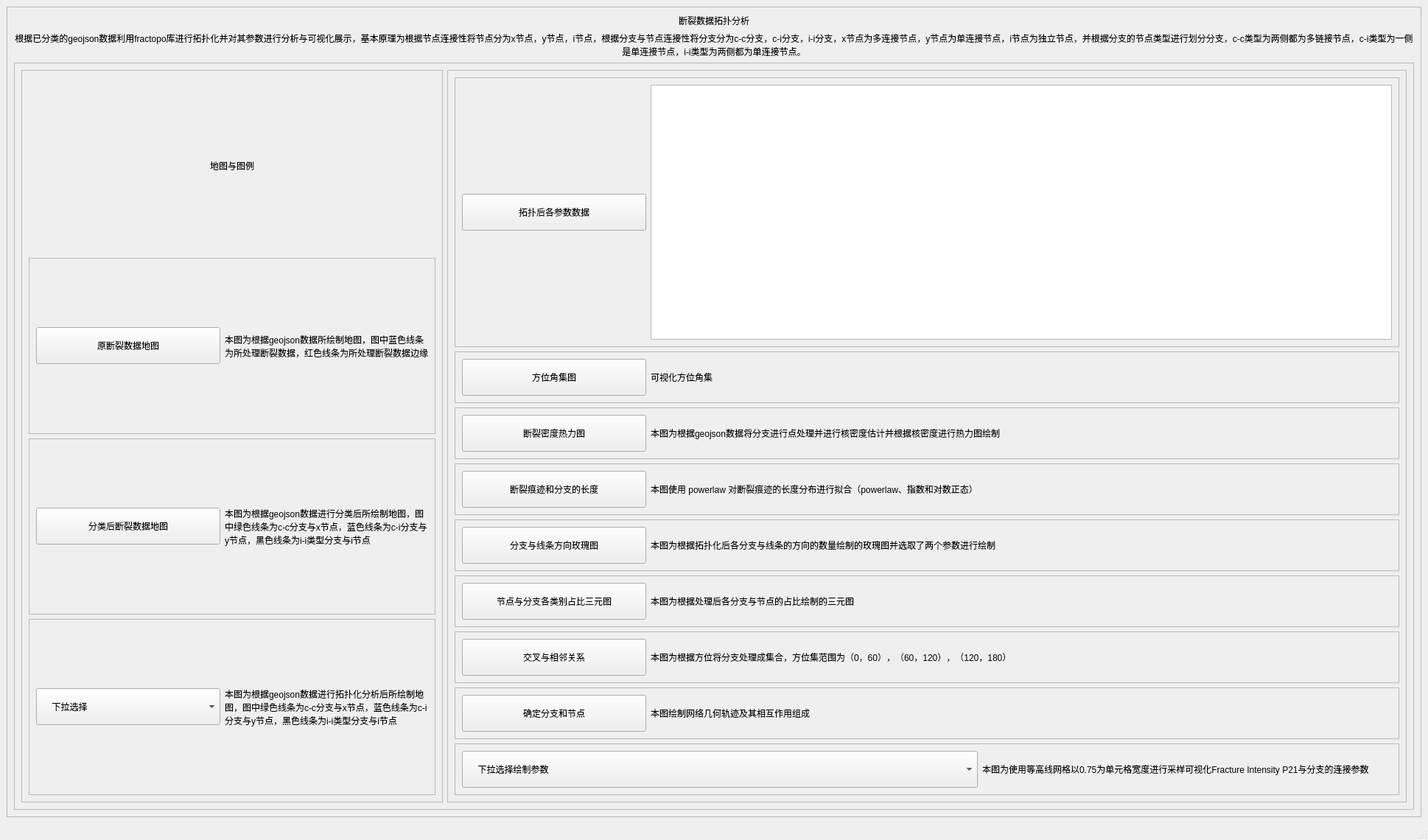
<?xml version="1.0" encoding="UTF-8"?>
<ui version="4.0">
 <class>MainWindow</class>
 <widget class="QMainWindow" name="MainWindow">
  <property name="geometry">
   <rect>
    <x>0</x>
    <y>0</y>
    <width>1938</width>
    <height>1140</height>
   </rect>
  </property>
  <property name="windowTitle">
   <string>MainWindow</string>
  </property>
  <widget class="QWidget" name="centralwidget">
   <layout class="QGridLayout" name="gridLayout_2">
    <item row="0" column="0">
     <widget class="QFrame" name="frame_10">
      <property name="frameShape">
       <enum>QFrame::StyledPanel</enum>
      </property>
      <property name="frameShadow">
       <enum>QFrame::Raised</enum>
      </property>
      <layout class="QGridLayout" name="gridLayout">
       <item row="1" column="0">
        <widget class="QLabel" name="label_10">
         <property name="text">
          <string>根据已分类的geojson数据利用fractopo库进行拓扑化并对其参数进行分析与可视化展示，基本原理为根据节点连接性将节点分为x节点，y节点，i节点，根据分支与节点连接性将分支分为c-c分支，c-i分支，i-i分支，x节点为多连接节点，y节点为单连接节点，i节点为独立节点，并根据分支的节点类型进行划分分支，c-c类型为两侧都为多链接节点，c-i类型为一侧是单连接节点，i-i类型为两侧都为单连接节点。</string>
         </property>
         <property name="alignment">
          <set>Qt::AlignCenter</set>
         </property>
         <property name="wordWrap">
          <bool>true</bool>
         </property>
        </widget>
       </item>
       <item row="0" column="0">
        <widget class="QLabel" name="label">
         <property name="text">
          <string>断裂数据拓扑分析</string>
         </property>
         <property name="alignment">
          <set>Qt::AlignCenter</set>
         </property>
        </widget>
       </item>
       <item row="2" column="0">
        <widget class="QFrame" name="frame_9">
         <property name="frameShape">
          <enum>QFrame::StyledPanel</enum>
         </property>
         <property name="frameShadow">
          <enum>QFrame::Raised</enum>
         </property>
         <layout class="QHBoxLayout" name="horizontalLayout_2">
          <item>
           <widget class="QFrame" name="frame">
            <property name="frameShape">
             <enum>QFrame::StyledPanel</enum>
            </property>
            <property name="frameShadow">
             <enum>QFrame::Raised</enum>
            </property>
            <layout class="QVBoxLayout" name="verticalLayout_3">
             <item>
              <widget class="QLabel" name="label_2">
               <property name="text">
                <string>地图与图例</string>
               </property>
               <property name="alignment">
                <set>Qt::AlignCenter</set>
               </property>
              </widget>
             </item>
             <item>
              <widget class="QFrame" name="frame_4">
               <property name="frameShape">
                <enum>QFrame::StyledPanel</enum>
               </property>
               <property name="frameShadow">
                <enum>QFrame::Raised</enum>
               </property>
               <layout class="QHBoxLayout" name="horizontalLayout_3">
                <item>
                 <widget class="QPushButton" name="pushButton_3">
                  <property name="minimumSize">
                   <size>
                    <width>250</width>
                    <height>50</height>
                   </size>
                  </property>
                  <property name="maximumSize">
                   <size>
                    <width>250</width>
                    <height>50</height>
                   </size>
                  </property>
                  <property name="text">
                   <string>原断裂数据地图</string>
                  </property>
                 </widget>
                </item>
                <item>
                 <widget class="QLabel" name="label_5">
                  <property name="text">
                   <string>本图为根据geojson数据所绘制地图，图中蓝色线条为所处理断裂数据，红色线条为所处理断裂数据边缘</string>
                  </property>
                  <property name="wordWrap">
                   <bool>true</bool>
                  </property>
                 </widget>
                </item>
               </layout>
              </widget>
             </item>
             <item>
              <widget class="QFrame" name="frame_3">
               <property name="frameShape">
                <enum>QFrame::StyledPanel</enum>
               </property>
               <property name="frameShadow">
                <enum>QFrame::Raised</enum>
               </property>
               <layout class="QHBoxLayout" name="horizontalLayout_4">
                <item>
                 <widget class="QPushButton" name="pushButton_2">
                  <property name="minimumSize">
                   <size>
                    <width>250</width>
                    <height>50</height>
                   </size>
                  </property>
                  <property name="maximumSize">
                   <size>
                    <width>250</width>
                    <height>50</height>
                   </size>
                  </property>
                  <property name="text">
                   <string>分类后断裂数据地图</string>
                  </property>
                 </widget>
                </item>
                <item>
                 <widget class="QLabel" name="label_4">
                  <property name="text">
                   <string>本图为根据geojson数据进行分类后所绘制地图，图中绿色线条为c-c分支与x节点，蓝色线条为c-i分支与y节点，黑色线条为i-i类型分支与i节点</string>
                  </property>
                  <property name="wordWrap">
                   <bool>true</bool>
                  </property>
                 </widget>
                </item>
               </layout>
              </widget>
             </item>
             <item>
              <widget class="QFrame" name="frame_2">
               <property name="frameShape">
                <enum>QFrame::StyledPanel</enum>
               </property>
               <property name="frameShadow">
                <enum>QFrame::Raised</enum>
               </property>
               <layout class="QHBoxLayout" name="horizontalLayout_5">
                <item>
                 <widget class="QComboBox" name="comboBox_2">
                  <property name="minimumSize">
                   <size>
                    <width>250</width>
                    <height>50</height>
                   </size>
                  </property>
                  <property name="maximumSize">
                   <size>
                    <width>250</width>
                    <height>50</height>
                   </size>
                  </property>
                  <item>
                   <property name="text">
                    <string>     下拉选择</string>
                   </property>
                  </item>
                  <item>
                   <property name="text">
                    <string>拓扑化后断裂数据地图1</string>
                   </property>
                  </item>
                  <item>
                   <property name="text">
                    <string>拓扑化后断裂数据地图2</string>
                   </property>
                  </item>
                 </widget>
                </item>
                <item>
                 <widget class="QLabel" name="label_3">
                  <property name="text">
                   <string>本图为根据geojson数据进行拓扑化分析后所绘制地图，图中绿色线条为c-c分支与x节点，蓝色线条为c-i分支与y节点，黑色线条为i-i类型分支与i节点</string>
                  </property>
                  <property name="wordWrap">
                   <bool>true</bool>
                  </property>
                 </widget>
                </item>
               </layout>
              </widget>
             </item>
            </layout>
           </widget>
          </item>
          <item>
           <widget class="QFrame" name="frame_5">
            <property name="minimumSize">
             <size>
              <width>160</width>
              <height>0</height>
             </size>
            </property>
            <property name="frameShape">
             <enum>QFrame::StyledPanel</enum>
            </property>
            <property name="frameShadow">
             <enum>QFrame::Raised</enum>
            </property>
            <layout class="QVBoxLayout" name="verticalLayout_4">
             <item>
              <widget class="QFrame" name="frame_13">
               <property name="maximumSize">
                <size>
                 <width>16777215</width>
                 <height>600</height>
                </size>
               </property>
               <property name="frameShape">
                <enum>QFrame::StyledPanel</enum>
               </property>
               <property name="frameShadow">
                <enum>QFrame::Raised</enum>
               </property>
               <layout class="QHBoxLayout" name="horizontalLayout_11">
                <item>
                 <widget class="QPushButton" name="pushButton_9">
                  <property name="minimumSize">
                   <size>
                    <width>250</width>
                    <height>50</height>
                   </size>
                  </property>
                  <property name="maximumSize">
                   <size>
                    <width>250</width>
                    <height>50</height>
                   </size>
                  </property>
                  <property name="text">
                   <string>拓扑后各参数数据</string>
                  </property>
                 </widget>
                </item>
                <item>
                 <widget class="QTextBrowser" name="textBrowser">
                  <property name="maximumSize">
                   <size>
                    <width>16777215</width>
                    <height>500</height>
                   </size>
                  </property>
                 </widget>
                </item>
               </layout>
              </widget>
             </item>
             <item>
              <widget class="QFrame" name="frame_16">
               <property name="frameShape">
                <enum>QFrame::StyledPanel</enum>
               </property>
               <property name="frameShadow">
                <enum>QFrame::Raised</enum>
               </property>
               <layout class="QHBoxLayout" name="horizontalLayout_13">
                <item>
                 <widget class="QPushButton" name="pushButton_10">
                  <property name="minimumSize">
                   <size>
                    <width>250</width>
                    <height>50</height>
                   </size>
                  </property>
                  <property name="maximumSize">
                   <size>
                    <width>250</width>
                    <height>50</height>
                   </size>
                  </property>
                  <property name="text">
                   <string>方位角集图</string>
                  </property>
                 </widget>
                </item>
                <item>
                 <widget class="QLabel" name="label_15">
                  <property name="text">
                   <string>可视化方位角集</string>
                  </property>
                  <property name="wordWrap">
                   <bool>true</bool>
                  </property>
                 </widget>
                </item>
               </layout>
              </widget>
             </item>
             <item>
              <widget class="QFrame" name="frame_12">
               <property name="frameShape">
                <enum>QFrame::StyledPanel</enum>
               </property>
               <property name="frameShadow">
                <enum>QFrame::Raised</enum>
               </property>
               <layout class="QHBoxLayout" name="horizontalLayout_10">
                <item>
                 <widget class="QPushButton" name="pushButton_8">
                  <property name="minimumSize">
                   <size>
                    <width>250</width>
                    <height>50</height>
                   </size>
                  </property>
                  <property name="maximumSize">
                   <size>
                    <width>250</width>
                    <height>50</height>
                   </size>
                  </property>
                  <property name="text">
                   <string>断裂密度热力图</string>
                  </property>
                 </widget>
                </item>
                <item>
                 <widget class="QLabel" name="label_12">
                  <property name="text">
                   <string>本图为根据geojson数据将分支进行点处理并进行核密度估计并根据核密度进行热力图绘制</string>
                  </property>
                  <property name="wordWrap">
                   <bool>true</bool>
                  </property>
                 </widget>
                </item>
               </layout>
              </widget>
             </item>
             <item>
              <widget class="QFrame" name="frame_14">
               <property name="minimumSize">
                <size>
                 <width>160</width>
                 <height>0</height>
                </size>
               </property>
               <property name="frameShape">
                <enum>QFrame::StyledPanel</enum>
               </property>
               <property name="frameShadow">
                <enum>QFrame::Raised</enum>
               </property>
               <layout class="QHBoxLayout" name="horizontalLayout_12">
                <item>
                 <widget class="QPushButton" name="pushButton">
                  <property name="minimumSize">
                   <size>
                    <width>250</width>
                    <height>50</height>
                   </size>
                  </property>
                  <property name="maximumSize">
                   <size>
                    <width>250</width>
                    <height>50</height>
                   </size>
                  </property>
                  <property name="text">
                   <string>断裂痕迹和分支的长度</string>
                  </property>
                 </widget>
                </item>
                <item>
                 <widget class="QLabel" name="label_13">
                  <property name="text">
                   <string>本图使用 powerlaw 对断裂痕迹的长度分布进行拟合（powerlaw、指数和对数正态）</string>
                  </property>
                 </widget>
                </item>
               </layout>
              </widget>
             </item>
             <item>
              <widget class="QFrame" name="frame_11">
               <property name="frameShape">
                <enum>QFrame::StyledPanel</enum>
               </property>
               <property name="frameShadow">
                <enum>QFrame::Raised</enum>
               </property>
               <layout class="QHBoxLayout" name="horizontalLayout_9">
                <item>
                 <widget class="QPushButton" name="pushButton_7">
                  <property name="minimumSize">
                   <size>
                    <width>250</width>
                    <height>50</height>
                   </size>
                  </property>
                  <property name="maximumSize">
                   <size>
                    <width>250</width>
                    <height>50</height>
                   </size>
                  </property>
                  <property name="text">
                   <string>分支与线条方向玫瑰图</string>
                  </property>
                 </widget>
                </item>
                <item>
                 <widget class="QLabel" name="label_11">
                  <property name="text">
                   <string>本图为根据拓扑化后各分支与线条的方向的数量绘制的玫瑰图并选取了两个参数进行绘制</string>
                  </property>
                  <property name="wordWrap">
                   <bool>true</bool>
                  </property>
                 </widget>
                </item>
               </layout>
              </widget>
             </item>
             <item>
              <widget class="QFrame" name="frame_6">
               <property name="frameShape">
                <enum>QFrame::StyledPanel</enum>
               </property>
               <property name="frameShadow">
                <enum>QFrame::Raised</enum>
               </property>
               <layout class="QHBoxLayout" name="horizontalLayout_6">
                <item>
                 <widget class="QPushButton" name="pushButton_4">
                  <property name="minimumSize">
                   <size>
                    <width>250</width>
                    <height>50</height>
                   </size>
                  </property>
                  <property name="maximumSize">
                   <size>
                    <width>250</width>
                    <height>50</height>
                   </size>
                  </property>
                  <property name="text">
                   <string>节点与分支各类别占比三元图</string>
                  </property>
                 </widget>
                </item>
                <item>
                 <widget class="QLabel" name="label_7">
                  <property name="text">
                   <string>本图为根据处理后各分支与节点的占比绘制的三元图</string>
                  </property>
                  <property name="wordWrap">
                   <bool>true</bool>
                  </property>
                 </widget>
                </item>
               </layout>
              </widget>
             </item>
             <item>
              <widget class="QFrame" name="frame_8">
               <property name="frameShape">
                <enum>QFrame::StyledPanel</enum>
               </property>
               <property name="frameShadow">
                <enum>QFrame::Raised</enum>
               </property>
               <layout class="QHBoxLayout" name="horizontalLayout_8">
                <item>
                 <widget class="QPushButton" name="pushButton_6">
                  <property name="minimumSize">
                   <size>
                    <width>250</width>
                    <height>50</height>
                   </size>
                  </property>
                  <property name="maximumSize">
                   <size>
                    <width>250</width>
                    <height>50</height>
                   </size>
                  </property>
                  <property name="text">
                   <string>交叉与相邻关系</string>
                  </property>
                 </widget>
                </item>
                <item>
                 <widget class="QLabel" name="label_9">
                  <property name="text">
                   <string>本图为根据方位将分支处理成集合，方位集范围为（0，60），（60，120），（120，180）</string>
                  </property>
                  <property name="wordWrap">
                   <bool>true</bool>
                  </property>
                 </widget>
                </item>
               </layout>
              </widget>
             </item>
             <item>
              <widget class="QFrame" name="frame_15">
               <property name="frameShape">
                <enum>QFrame::StyledPanel</enum>
               </property>
               <property name="frameShadow">
                <enum>QFrame::Raised</enum>
               </property>
               <layout class="QHBoxLayout" name="horizontalLayout">
                <item>
                 <widget class="QPushButton" name="pushButton_5">
                  <property name="minimumSize">
                   <size>
                    <width>250</width>
                    <height>50</height>
                   </size>
                  </property>
                  <property name="maximumSize">
                   <size>
                    <width>250</width>
                    <height>50</height>
                   </size>
                  </property>
                  <property name="text">
                   <string>确定分支和节点</string>
                  </property>
                 </widget>
                </item>
                <item>
                 <widget class="QLabel" name="label_14">
                  <property name="text">
                   <string>本图绘制网络几何轨迹及其相互作用组成</string>
                  </property>
                 </widget>
                </item>
               </layout>
              </widget>
             </item>
             <item>
              <widget class="QFrame" name="frame_7">
               <property name="frameShape">
                <enum>QFrame::StyledPanel</enum>
               </property>
               <property name="frameShadow">
                <enum>QFrame::Raised</enum>
               </property>
               <layout class="QHBoxLayout" name="horizontalLayout_7">
                <item>
                 <widget class="QComboBox" name="comboBox">
                  <property name="minimumSize">
                   <size>
                    <width>700</width>
                    <height>50</height>
                   </size>
                  </property>
                  <property name="maximumSize">
                   <size>
                    <width>700</width>
                    <height>50</height>
                   </size>
                  </property>
                  <property name="layoutDirection">
                   <enum>Qt::LeftToRight</enum>
                  </property>
                  <property name="autoFillBackground">
                   <bool>false</bool>
                  </property>
                  <item>
                   <property name="text">
                    <string>     下拉选择绘制参数</string>
                   </property>
                  </item>
                  <item>
                   <property name="text">
                    <string>Fracture Intensity B21 / P21  断裂强度</string>
                   </property>
                  </item>
                  <item>
                   <property name="text">
                    <string>Trace Max/Min/Mean Length  断裂迹线的长度分布</string>
                   </property>
                  </item>
                  <item>
                   <property name="text">
                    <string>Dimensionless Intensity B22 / P22  无量纲强度</string>
                   </property>
                  </item>
                  <item>
                   <property name="text">
                    <string>Number of Traces (Real)  实际观测到的迹线数量</string>
                   </property>
                  </item>
                  <item>
                   <property name="text">
                    <string>Branch Max/Min/Mean Length  断裂分支的最大、最小和平均长度</string>
                   </property>
                  </item>
                  <item>
                   <property name="text">
                    <string>Areal Frequency B20 / P20  断裂的频率</string>
                   </property>
                  </item>
                  <item>
                   <property name="text">
                    <string>Connections per Branch / Trace  每个分支或迹线的连接数</string>
                   </property>
                  </item>
                  <item>
                   <property name="text">
                    <string>Connection Frequency  连接频率</string>
                   </property>
                  </item>
                 </widget>
                </item>
                <item>
                 <widget class="QLabel" name="label_8">
                  <property name="text">
                   <string>本图为使用等高线网格以0.75为单元格宽度进行采样可视化Fracture Intensity P21与分支的连接参数</string>
                  </property>
                  <property name="wordWrap">
                   <bool>true</bool>
                  </property>
                 </widget>
                </item>
               </layout>
              </widget>
             </item>
            </layout>
           </widget>
          </item>
         </layout>
        </widget>
       </item>
      </layout>
     </widget>
    </item>
   </layout>
  </widget>
  <widget class="QMenuBar" name="menubar">
   <property name="geometry">
    <rect>
     <x>0</x>
     <y>0</y>
     <width>1938</width>
     <height>22</height>
    </rect>
   </property>
  </widget>
  <widget class="QStatusBar" name="statusbar"/>
 </widget>
 <resources/>
 <connections/>
</ui>
